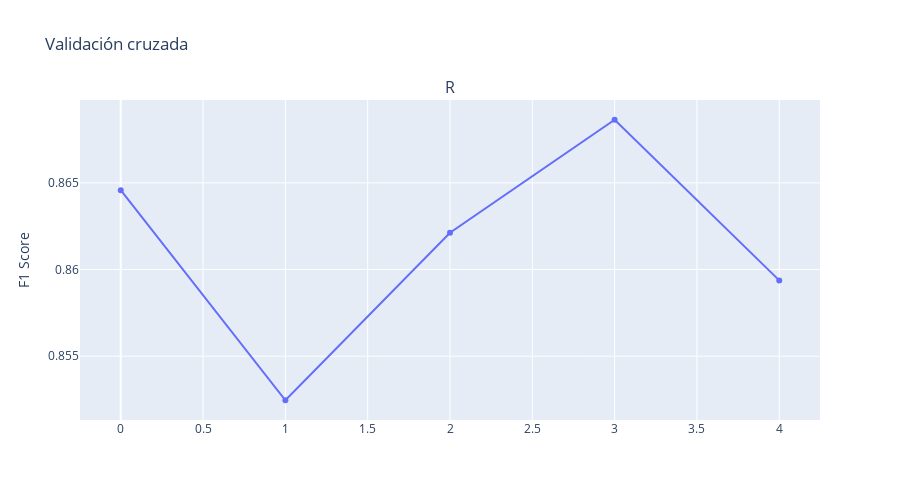

The cell this chart's notebook holds for it:
### Code cell
# utilizaremos validacion cruzada para dividir el conjunto de datos en 5 partes iguales para entrenar y evaluar la capacidad de generalizacion, evitando sobreajuste y nos ayuda a detectar problemas de cesgo en los datos

x_train, x_test, y_train, y_test = train_test_split(x, y, test_size=0.2, random_state=42)

regresion_logistica = Pipeline(steps=[
    ('scale', StandardScaler()), 
    ('LR', LogisticRegression(random_state=42))
])
regresion_logistica.fit(x_train, y_train)

# Serializo el modelo con pickle
with open("../model/regresion_logistica.pkl", "wb") as f:
    pickle.dump(regresion_logistica, f)


f1_cross_val_scores = cross_val_score(regresion_logistica,x_train,y_train,cv=5,scoring='f1')

fig = make_subplots(rows=1, cols=1,shared_xaxes=True,subplot_titles=('Regresion Logistica score'))
fig.add_trace(
    go.Scatter(x=list(range(0,len(f1_cross_val_scores))),y=f1_cross_val_scores,name='Regresión Logistica'),
    row=1, col=1
)

fig.update_layout(height=500, width=900, title_text="Validación cruzada")
fig.update_yaxes(title_text="F1 Score")
fig.show()

### Figure 1 — Plotly figure (JSON) as saved in the notebook; plotly's stock layout.template omitted (floating-point values rounded to 4 significant figures)
{"data": [{"name": "Regresión Logistica", "type": "scatter", "x": [0, 1, 2, 3, 4], "xaxis": "x", "y": [0.8646, 0.8525, 0.8621, 0.8686, 0.8594], "yaxis": "y"}], "layout": {"annotations": [{"font": {"size": 16}, "showarrow": false, "text": "R", "x": 0.5, "xanchor": "center", "xref": "paper", "y": 1, "yanchor": "bottom", "yref": "paper"}], "height": 500, "title": {"text": "Validación cruzada"}, "width": 900, "xaxis": {"anchor": "y", "domain": [0, 1]}, "yaxis": {"anchor": "x", "domain": [0, 1], "title": {"text": "F1 Score"}}}}
